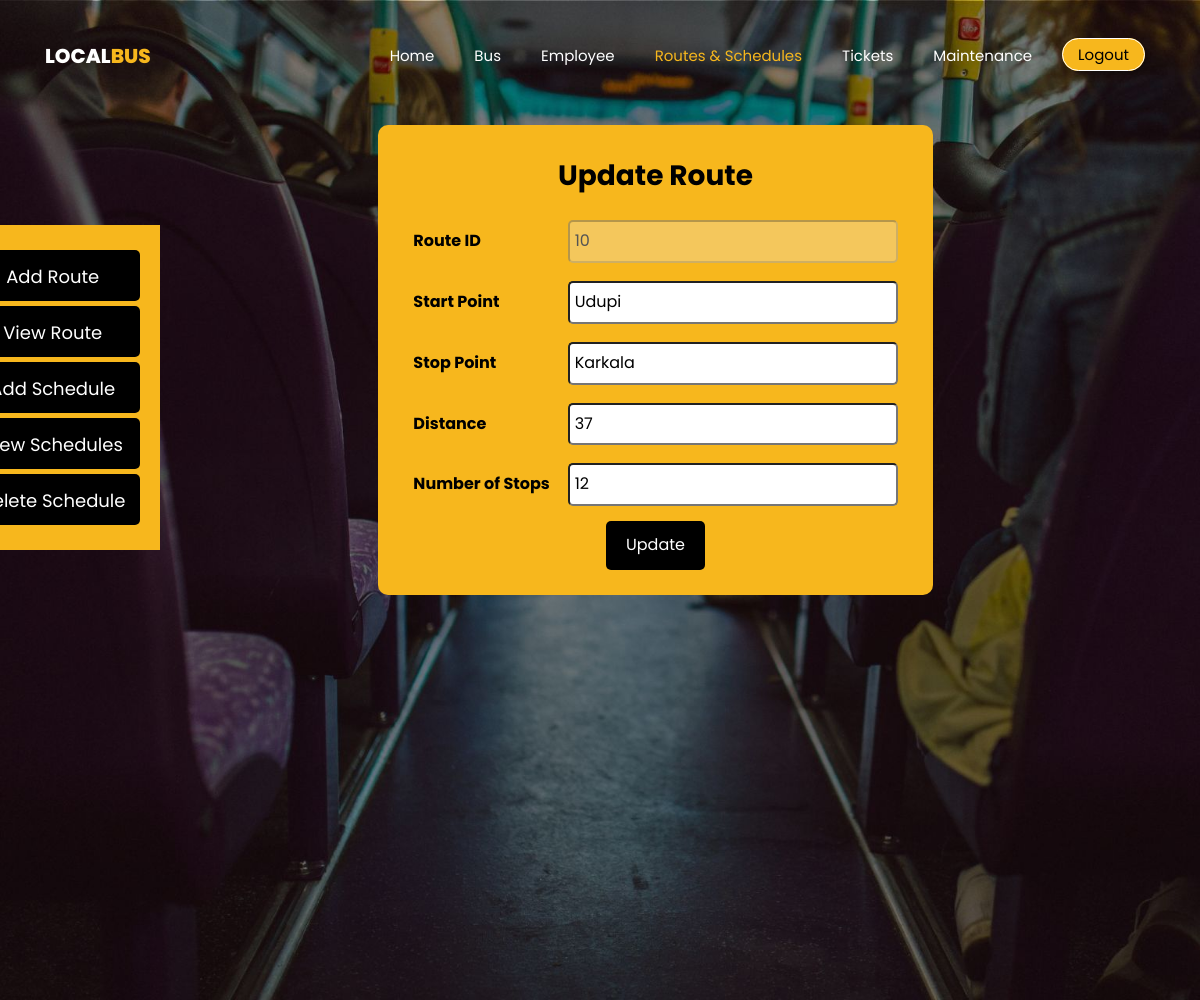
The page /update_route.php?routeid=10 (signed in) on the database its author committed.
### tables this page shows
CREATE TABLE `route` (
  `route_id` int(4) NOT NULL,
  `start_point` varchar(25) NOT NULL,
  `stop_point` varchar(25) NOT NULL,
  `distance` int(6) NOT NULL,
  `no_of_stops` int(3) NOT NULL DEFAULT 1
);

### update_route.php (the view, shortened to what this page needs)
<?php
  include "connection_details.php";
  $id = $_GET['routeid'];
  $sql = "SELECT * FROM route WHERE route_id = '$id'";
  $result = mysqli_query($data,$sql);
  $info = $result->fetch_assoc();
?>
<!DOCTYPE html>
<html lang="en">
  <head>
    <link rel="stylesheet" href="css/open-iconic-bootstrap.min.css">
    <link rel="stylesheet" href="css/style.css">
    <link rel="stylesheet" href="css/bms-bus.css">
    <link rel="stylesheet" href="css/bmscss.css">
  </head>
  <body>
	  <nav class="navbar navbar-expand-lg navbar-dark ftco_navbar bg-dark ftco-navbar-light" id="ftco-navbar">
	    <div class="container">
	      <a class="navbar-brand" href="index.html">Local<span>Bus</span></a>
				<div class="collapse navbar-collapse" id="ftco-nav">
	        <ul class="navbar-nav ml-auto">
	          <li class="nav-item"><a href="index.php" class="nav-link">Home</a></li>
	          <li class="nav-item"><a href="bus.php" class="nav-link">Bus</a></li>
	          <li class="nav-item"><a href="employee.php" class="nav-link">Employee</a></li>
	          <li class="nav-item active"><a href="route.php" class="nav-link">Routes & Schedules</a></li>
	          <li class="nav-item"><a href="ticket.php" class="nav-link">Tickets</a></li>
	          <li class="nav-item"><a href="maintenance.php" class="nav-link">Maintenance</a></li>
	        </ul>
	      </div>
        <div>
          <a href="log.php" class="bms-login-btn">Logout</a>
        </div>
	    </div>
	  </nav>
    <div class="hero-wrap" style="background-image: url('images/bg_2.jpg');" data-stellar-background-ratio="0.5">
      <div class="container">
        <div class="row no-gutters slider-text justify-content-start align-items-center">
          	<aside>
              <ul class="bus-aside">
                <li><a href="route.php">Add Route</a></li>
                <li><a href="view_route.php">View Route</a></li>
                <li><a href="schedule.php">Add Schedule</a></li>
                <li><a href="view_schedule.php">View Schedules</a></li>
                <li><a href="delete_schedule.php">Delete Schedule</a></li>
              </ul>
            </aside>
          <div class="col-lg-6 col side-text" style="color: black;">
            <h3>Update Route</h3>
            <div>
              <form action="#" method="POST">
                <div>
                  <label>Route ID</label>
                  <input type="number" name="rid" value="<?php
                  echo "{$info['route_id']}";
                  ?>" disabled>
                </div>
                <div>
                  <label>Start Point</label>
                  <input type="text" name="startpt" value="<?php
                  echo "{$info['start_point']}";
                  ?>" required>
                </div>
                <div>
                  <label>Stop Point</label>
                  <input type="text" name="stoppt" value="<?php
                  echo "{$info['stop_point']}";
                  ?>" required>
                </div>
                <div>
                  <label>Distance</label>
                  <input type="number" name="distance" value="<?php
                  echo "{$info['distance']}";
                  ?>"  required>
                </div>
                <div>
                  <label>Number of Stops</label>
                  <input type="number" name="no_of_stops" value="<?php
                  echo "{$info['no_of_stops']}";
                  ?>"  required>
                </div>
                <div>
                  <input type="submit" name="update_route" value="Update" class="submit-btn">
                </div>
              </form>
            </div>
          </div>
        </div>
      </div>
    </div>
  </body>
</html>

### css/bms-bus.css (style rules this page uses)
body { font-family: "Poppins", sans-serif; color: green; }
.bus-aside { background-color: #f7b71d; margin-top: -200px !important; padding: 20px; position: absolute; margin-left: -100px; text-align: center; }
.bus-aside li { list-style: none; font-size: 20px; padding-bottom: 7.5px; padding-top: 7.5px; border-radius: 5px; background-color: black; padding-left: 15px; padding-right: 15px; margin-top: 5px; margin-bottom: 5px; transition: background-color 0.3s ease; }
.bus-aside a { color: rgb(255, 255, 255); font-size: 18px; transition: color 0.3s ease; }
.side-text { margin-left: 30%; margin-top: -130px; background-color:#f7b71d ; text-align: center; padding: 20px; border-radius: 10px; width: 100%; }
label { display: inline-block; text-align:left; width: 150px; padding-top: 10px; padding-bottom: 10px; color: black; font-weight: bold; }
h3 { color: rgb(0, 0, 0); text-align: center; padding-top: 10px; margin-bottom: 20px; font-weight: bold; }
input[type="text"], input[type="number"] { padding: 5px; border-radius: 5px; margin-bottom: 15px; }
.submit-btn { margin-bottom: 5px; padding: 10px 20px; background-color: black; color: white; border: none; border-radius: 5px; cursor: pointer; }
.hero-wrap { height : 1000px !important; }

### css/bmscss.css (style rules this page uses)
.bms-login-btn { background-color:#f7b71d; color: black; border: 1px solid white; border-radius: 25px; font-size: 15px; font-family: "Poppins", sans-serif; text-align: center; cursor: pointer; box-shadow: 2px 2px 4px rgba(0, 0, 0, 0.3); transition: background-color 0.3s, color 0.3s; outline: none; margin: 10px 10px 10px 10px; padding: 5px 15px; }

### rows shown on the page
route: rid "10", startpt "Udupi", stoppt "Karkala", distance "37", no_of_stops "12"
